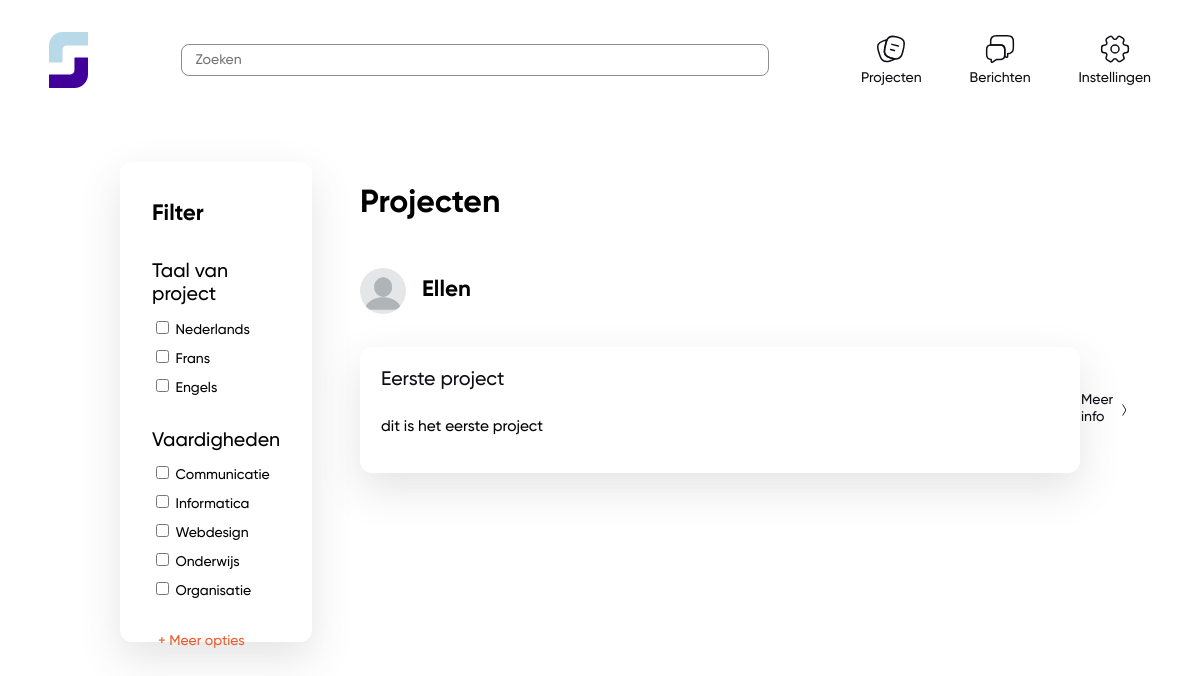
The page /index.php (signed in) on the database as committed earlier.
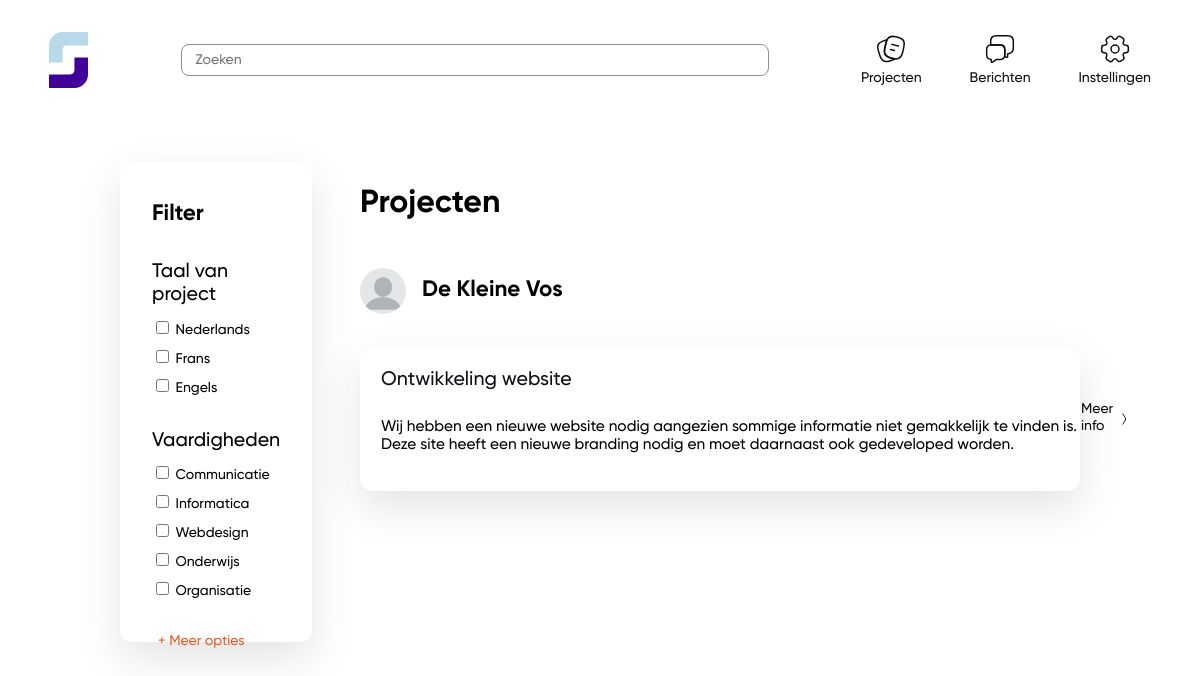
The same page on the database as committed later.
### tables this page shows
CREATE TABLE `posts` (
  `id` int(11) unsigned NOT NULL AUTO_INCREMENT,
  `title` varchar(300) DEFAULT NULL,
  `description` varchar(300) DEFAULT NULL,
  `date` datetime DEFAULT NULL,
  `user_id` int(11) DEFAULT NULL,
  PRIMARY KEY (`id`)
);

CREATE TABLE `users` (
  `id` int(11) unsigned NOT NULL AUTO_INCREMENT,
  `name` varchar(300) DEFAULT NULL,
  `last_name` varchar(300) DEFAULT NULL,
  `email` varchar(300) DEFAULT NULL,
  `school` varchar(300) DEFAULT NULL,
  `education` varchar(300) DEFAULT NULL,
  `description_vzw` varchar(300) DEFAULT NULL,
  `password` varchar(300) DEFAULT NULL,
  `is_student` tinyint(1) DEFAULT NULL,
  `profile_pic` varchar(300) DEFAULT NULL,
  PRIMARY KEY (`id`)
);

### classes/Project.php (called while the page is built, shortened)
<?php
    class Project
    {
        public static function getAllProjects()
        {
            $conn = Db::getInstance();
            $statement = $conn->prepare('SELECT * FROM posts INNER JOIN users ON posts.user_id = users.id');
            $statement->execute();
            return $statement->fetchAll();
        }
    }

### index.php (the view, shortened to what this page needs)
<?php
    $projects = Project::getAllProjects();
?><!DOCTYPE html>
<html lang="en">
<head>
    <link rel="stylesheet" href="https://use.typekit.net/hbs6zbg.css">
    <link rel="stylesheet" href="style/style.css">
</head>
<body>
    <?php require_once('header.php'); ?>
    <div class="container--feed">
        <div class="filters">
            <h2 class="header-two">Filter</h2>
            <div class="filters__language">
                <h3>Taal van project</h3>
                <div class="filter__languages">
                    <div class="filter__container">
                        <input class="filter__checkbox--active" type="checkbox" name="language" value="nl">
                        <label for="language">Nederlands</label>
                    </div>
                    <div class="filter__container">
                        <input class="filter__checkbox--active" type="checkbox" name="language" value="fr">
                        <label for="language">Frans</label>
                    </div>
                    <div class="filter__container">
                        <input class="filter__checkbox--active" type="checkbox" name="language" value="en">
                        <label for="language">Engels</label>
                    </div>
                </div>
            </div>
            <div class="filters__skills">
                <h3>Vaardigheden</h3>
                <div class="filter__container">
                    <input class="filter__checkbox--active" type="checkbox" name="skills" value="com">
                    <label class="filter__checkbox--active" for="skills">Communicatie</label>
                </div>
                <div class="filter__container">
                    <input class="filter__checkbox--active" type="checkbox" name="skills" value="inf">
                    <label for="skills">Informatica</label>
                </div>
                <div class="filter__container">
                    <input class="filter__checkbox--active" type="checkbox" name="skills" value="des">
                    <label for="skills">Webdesign</label>
                </div>
                <div class="filter__container">
                    <input class="filter__checkbox--active" type="checkbox" name="skills" value="ond">
                    <label for="skills">Onderwijs</label>
                </div>
                <div class="filter__container">
                    <input class="filter__checkbox--active" type="checkbox" name="skills" value="org">
                    <label for="skills">Organisatie</label>
                </div>
            </div>
            <div>
                <button class="btn--extra">+ Meer opties</button>
            </div>
        </div>
        <div class="projects">
            <div class="projects__newProject">
                <h1>Projecten</h1>
            </div>
            <div class="projects__box">
                <ul class="project__box__li">
                    <?php foreach ($projects as $project): ?>
                    <li>
                        <div class="project__box">
                            <div class="project__box__profile">
                                <?php if (empty($project['profile_pic'])): ?>
                                    <img class="projects__img" src="profile_pictures/profile-pic.png" alt="profile-pic">
                                <?php else: ?>
                                    <img class="projects__img" src="profile_pictures/<?php echo $project['profile_pic'] ?>" alt="profile-pic">
                                <?php endif; ?>
                                <h2><?php echo $project['name']; ?></h2>
                            </div>
                            <div class="project__box__item">
                                <div>
                                    <a href="project.php?project=<?php echo $project[0]; ?>" class="project__title">
                                        <h3><?php echo $project['title']; ?></h3>
                                    </a>
                                    <p class="project__text"><?php echo $project['description']; ?></p>
                                </div>
                                <a href="project.php">
                                    <div class="project__info">
                                        <a class="project__info__link" href="project.php?project=<?php echo $project[0]; ?>">Meer info</a>
                                        <img class="project__info__img" src="assets/img/arrow.png" alt="arrow">
                                    </div>
                                </a>
                            </div>
                        </div>
                    </li>
                    <?php endforeach; ?>
                </ul>
            </div>
        </div>
    </div>
</body>
</html>

Rows that differ between the two databases and show on the page:
removed posts: user.name "Ellen", title "Eerste project", description "dit is het eerste project"
added posts: user.name "De Kleine Vos", title "Ontwikkeling website", description "Wij hebben een nieuwe website nodig aangezien sommige informatie niet gemakkelijk te vinden is. Deze site heeft een nieuwe branding nodig en moet daarnaast ook gedeveloped worden."
